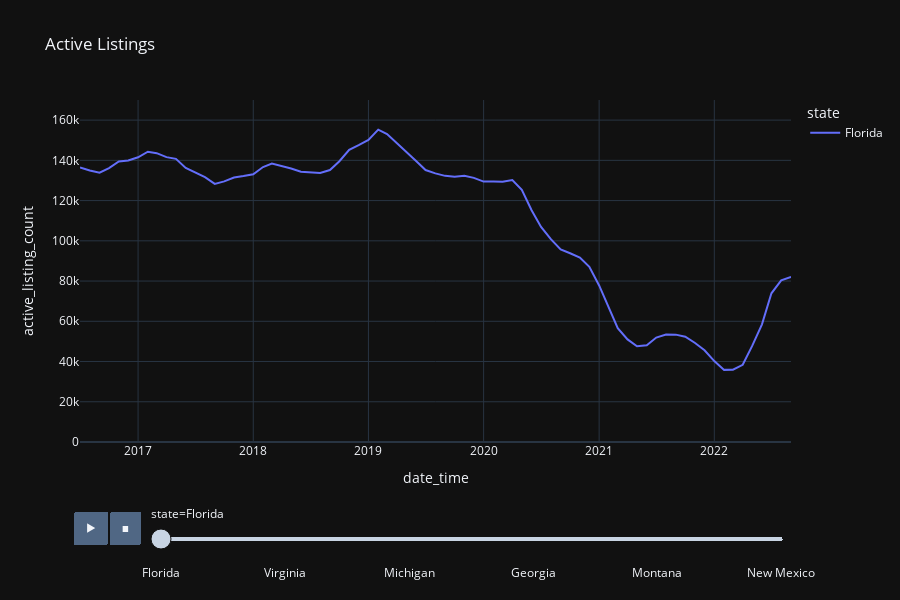

This figure's notebook cell:
### Code cell
#Active listings by state (year over year)

fig_month_price = px.line(data, 
                        x="date_time", 
                        y="active_listing_count", 
                        color="state", 
                        animation_frame= 'state',
                        height=600,
                        template='plotly_dark', 
                        title="Active Listings"
                        )
fig_month_price.update_layout(yaxis={'categoryorder':'total ascending'},
                            yaxis_range=[0,170000]
                            )
fig_month_price.show()

### Figure 1 — Plotly figure (JSON) as saved in the notebook; plotly's stock layout.template omitted (floating-point values rounded to 4 significant figures)
{"data": [{"hovertemplate": "state=Florida<br>date_time=%{x}<br>active_listing_count=%{y}<extra></extra>", "legendgroup": "Florida", "line": {"color": "#636efa", "dash": "solid"}, "marker": {"symbol": "circle"}, "mode": "lines", "name": "Florida", "orientation": "v", "showlegend": true, "type": "scatter", "x": ["2022-09-01", "2022-08-01", "2022-07-01", "2022-06-01", "2022-05-01", "2022-04-01", "2022-03-01", "2022-02-01", "2022-01-01", "2021-12-01", "2021-11-01", "2021-10-01", "2021-09-01", "2021-08-01", "2021-07-01", "2021-06-01", "2021-05-01", "2021-04-01", "2021-03-01", "2021-02-01", "2021-01-01", "2020-12-01", "2020-11-01", "2020-10-01", "2020-09-01", "2020-08-01", "2020-07-01", "2020-06-01", "2020-05-01", "2020-04-01", "2020-03-01", "2020-02-01", "2020-01-01", "2019-12-01", "2019-11-01", "2019-10-01", "2019-09-01", "2019-08-01", "2019-07-01", "2019-06-01", "2019-05-01", "2019-04-01", "2019-03-01", "2019-02-01", "2019-01-01", "2018-12-01", "2018-11-01", "2018-10-01", "2018-09-01", "2018-08-01", "2018-07-01", "2018-06-01", "2018-05-01", "2018-04-01", "2018-03-01", "2018-02-01", "2018-01-01", "2017-12-01", "2017-11-01", "2017-10-01", "2017-09-01", "2017-08-01", "2017-07-01", "2017-06-01", "2017-05-01", "2017-04-01", "2017-03-01", "2017-02-01", "2017-01-01", "2016-12-01", "2016-11-01", "2016-10-01", "2016-09-01", "2016-08-01", "2016-07-01"], "xaxis": "x", "y": [82103, 80342, 73912, 58506, 47779, 38366, 35926, 35856, 40233, 45567, 49219, 52329, 53364, 53428, 51898, 48073, 47617, 51006, 56559, 66516, 77807, 87084, 91677, 93827, 95678, 100832, 106869, 115214, 125378, 130248, 129340, 129478, 129440, 131281, 132393, 131820, 132299, 133532, 135193, 139682, 144150, 148935, 153031, 155274, 150186, 147583, 145205, 139545, 135207, 133709, 134104, 134346, 135932, 137228, 138395, 136675, 133053, 132202, 131495, 129555, 128287, 131617, 133872, 136258, 140754, 141605, 143572, 144288, 141544, 139922, 139429, 136171, 133862, 134969, 136469], "yaxis": "y"}], "layout": {"height": 600, "legend": {"title": {"text": "state"}, "tracegroupgap": 0}, "sliders": [{"active": 0, "currentvalue": {"prefix": "state="}, "len": 0.9, "pad": {"b": 10, "t": 60}, "steps": [{"args": [["Florida"], {"frame": {"duration": 0, "redraw": false}, "fromcurrent": true, "mode": "immediate", "transition": {"duration": 0, "easing": "linear"}}], "label": "Florida", "method": "animate"}, {"args": [["Iowa"], {"frame": {"duration": 0, "redraw": false}, "fromcurrent": true, "mode": "immediate", "transition": {"duration": 0, "easing": "linear"}}], "label": "Iowa", "method": "animate"}, {"args": [["Utah"], {"frame": {"duration": 0, "redraw": false}, "fromcurrent": true, "mode": "immediate", "transition": {"duration": 0, "easing": "linear"}}], "label": "Utah", "method": "animate"}, {"args": [["Maryland"], {"frame": {"duration": 0, "redraw": false}, "fromcurrent": true, "mode": "immediate", "transition": {"duration": 0, "easing": "linear"}}], "label": "Maryland", "method": "animate"}, {"args": [["Indiana"], {"frame": {"duration": 0, "redraw": false}, "fromcurrent": true, "mode": "immediate", "transition": {"duration": 0, "easing": "linear"}}], "label": "Indiana", "method": "animate"}, {"args": [["Massachusetts"], {"frame": {"duration": 0, "redraw": false}, "fromcurrent": true, "mode": "immediate", "transition": {"duration": 0, "easing": "linear"}}], "label": "Massachusetts", "method": "animate"}, {"args": [["Ohio"], {"frame": {"duration": 0, "redraw": false}, "fromcurrent": true, "mode": "immediate", "transition": {"duration": 0, "easing": "linear"}}], "label": "Ohio", "method": "animate"}, {"args": [["North Dakota"], {"frame": {"duration": 0, "redraw": false}, "fromcurrent": true, "mode": "immediate", "transition": {"duration": 0, "easing": "linear"}}], "label": "North Dakota", "method": "animate"}, {"args": [["Wisconsin"], {"frame": {"duration": 0, "redraw": false}, "fromcurrent": true, "mode": "immediate", "transition": {"duration": 0, "easing": "linear"}}], "label": "Wisconsin", "method": "animate"}, {"args": [["Pennsylvania"], {"frame": {"duration": 0, "redraw": false}, "fromcurrent": true, "mode": "immediate", "transition": {"duration": 0, "easing": "linear"}}], "label": "Pennsylvania", "method": "animate"}, {"args": [["Virginia"], {"frame": {"duration": 0, "redraw": false}, "fromcurrent": true, "mode": "immediate", "transition": {"duration": 0, "easing": "linear"}}], "label": "Virginia", "method": "animate"}, {"args": [["Delaware"], {"frame": {"duration": 0, "redraw": false}, "fromcurrent": true, "mode": "immediate", "transition": {"duration": 0, "easing": "linear"}}], "label": "Delaware", "method": "animate"}, {"args": [["Illinois"], {"frame": {"duration": 0, "redraw": false}, "fromcurrent": true, "mode": "immediate", "transition": {"duration": 0, "easing": "linear"}}], "label": "Illinois", "method": "animate"}, {"args": [["Texas"], {"frame": {"duration": 0, "redraw": false}, "fromcurrent": true, "mode": "immediate", "transition": {"duration": 0, "easing": "linear"}}], "label": "Texas", "method": "animate"}, {"args": [["New Hampshire"], {"frame": {"duration": 0, "redraw": false}, "fromcurrent": true, "mode": "immediate", "transition": {"duration": 0, "easing": "linear"}}], "label": "New Hampshire", "method": "animate"}, {"args": [["Wyoming"], {"frame": {"duration": 0, "redraw": false}, "fromcurrent": true, "mode": "immediate", "transition": {"duration": 0, "easing": "linear"}}], "label": "Wyoming", "method": "animate"}, {"args": [["Arkansas"], {"frame": {"duration": 0, "redraw": false}, "fromcurrent": true, "mode": "immediate", "transition": {"duration": 0, "easing": "linear"}}], "label": "Arkansas", "method": "animate"}, {"args": [["South Carolina"], {"frame": {"duration": 0, "redraw": false}, "fromcurrent": true, "mode": "immediate", "transition": {"duration": 0, "easing": "linear"}}], "label": "South Carolina", "method": "animate"}, {"args": [["Missouri"], {"frame": {"duration": 0, "redraw": false}, "fromcurrent": true, "mode": "immediate", "transition": {"duration": 0, "easing": "linear"}}], "label": "Missouri", "method": "animate"}, {"args": [["Rhode Island"], {"frame": {"duration": 0, "redraw": false}, "fromcurrent": true, "mode": "immediate", "transition": {"duration": 0, "easing": "linear"}}], "label": "Rhode Island", "method": "animate"}, {"args": [["Michigan"], {"frame": {"duration": 0, "redraw": false}, "fromcurrent": true, "mode": "immediate", "transition": {"duration": 0, "easing": "linear"}}], "label": "Michigan", "method": "animate"}, {"args": [["South Dakota"], {"frame": {"duration": 0, "redraw": false}, "fromcurrent": true, "mode": "immediate", "transition": {"duration": 0, "easing": "linear"}}], "label": "South Dakota", "method": "animate"}, {"args": [["Alabama"], {"frame": {"duration": 0, "redraw": false}, "fromcurrent": true, "mode": "immediate", "transition": {"duration": 0, "easing": "linear"}}], "label": "Alabama", "method": "animate"}, {"args": [["Louisiana"], {"frame": {"duration": 0, "redraw": false}, "fromcurrent": true, "mode": "immediate", "transition": {"duration": 0, "easing": "linear"}}], "label": "Louisiana", "method": "animate"}, {"args": [["Nebraska"], {"frame": {"duration": 0, "redraw": false}, "fromcurrent": true, "mode": "immediate", "transition": {"duration": 0, "easing": "linear"}}], "label": "Nebraska", "method": "animate"}, {"args": [["Mississippi"], {"frame": {"duration": 0, "redraw": false}, "fromcurrent": true, "mode": "immediate", "transition": {"duration": 0, "easing": "linear"}}], "label": "Mississippi", "method": "animate"}, {"args": [["Tennessee"], {"frame": {"duration": 0, "redraw": false}, "fromcurrent": true, "mode": "immediate", "transition": {"duration": 0, "easing": "linear"}}], "label": "Tennessee", "method": "animate"}, {"args": [["Nevada"], {"frame": {"duration": 0, "redraw": false}, "fromcurrent": true, "mode": "immediate", "transition": {"duration": 0, "easing": "linear"}}], "label": "Nevada", "method": "animate"}, {"args": [["New York"], {"frame": {"duration": 0, "redraw": false}, "fromcurrent": true, "mode": "immediate", "transition": {"duration": 0, "easing": "linear"}}], "label": "New York", "method": "animate"}, {"args": [["Connecticut"], {"frame": {"duration": 0, "redraw": false}, "fromcurrent": true, "mode": "immediate", "transition": {"duration": 0, "easing": "linear"}}], "label": "Connecticut", "method": "animate"}, {"args": [["Georgia"], {"frame": {"duration": 0, "redraw": false}, "fromcurrent": true, "mode": "immediate", "transition": {"duration": 0, "easing": "linear"}}], "label": "Georgia", "method": "animate"}, {"args": [["Alaska"], {"frame": {"duration": 0, "redraw": false}, "fromcurrent": true, "mode": "immediate", "transition": {"duration": 0, "easing": "linear"}}], "label": "Alaska", "method": "animate"}, {"args": [["Arizona"], {"frame": {"duration": 0, "redraw": false}, "fromcurrent": true, "mode": "immediate", "transition": {"duration": 0, "easing": "linear"}}], "label": "Arizona", "method": "animate"}, {"args": [["Hawaii"], {"frame": {"duration": 0, "redraw": false}, "fromcurrent": true, "mode": "immediate", "transition": {"duration": 0, "easing": "linear"}}], "label": "Hawaii", "method": "animate"}, {"args": [["Maine"], {"frame": {"duration": 0, "redraw": false}, "fromcurrent": true, "mode": "immediate", "transition": {"duration": 0, "easing": "linear"}}], "label": "Maine", "method": "animate"}, {"args": [["New Jersey"], {"frame": {"duration": 0, "redraw": false}, "fromcurrent": true, "mode": "immediate", "transition": {"duration": 0, "easing": "linear"}}], "label": "New Jersey", "method": "animate"}, {"args": [["Kansas"], {"frame": {"duration": 0, "redraw": false}, "fromcurrent": true, "mode": "immediate", "transition": {"duration": 0, "easing": "linear"}}], "label": "Kansas", "method": "animate"}, {"args": [["Colorado"], {"frame": {"duration": 0, "redraw": false}, "fromcurrent": true, "mode": "immediate", "transition": {"duration": 0, "easing": "linear"}}], "label": "Colorado", "method": "animate"}, {"args": [["Oklahoma"], {"frame": {"duration": 0, "redraw": false}, "fromcurrent": true, "mode": "immediate", "transition": {"duration": 0, "easing": "linear"}}], "label": "Oklahoma", "method": "animate"}, {"args": [["Idaho"], {"frame": {"duration": 0, "redraw": false}, "fromcurrent": true, "mode": "immediate", "transition": {"duration": 0, "easing": "linear"}}], "label": "Idaho", "method": "animate"}, {"args": [["Montana"], {"frame": {"duration": 0, "redraw": false}, "fromcurrent": true, "mode": "immediate", "transition": {"duration": 0, "easing": "linear"}}], "label": "Montana", "method": "animate"}, {"args": [["West Virginia"], {"frame": {"duration": 0, "redraw": false}, "fromcurrent": true, "mode": "immediate", "transition": {"duration": 0, "easing": "linear"}}], "label": "West Virginia", "method": "animate"}, {"args": [["Minnesota"], {"frame": {"duration": 0, "redraw": false}, "fromcurrent": true, "mode": "immediate", "transition": {"duration": 0, "easing": "linear"}}], "label": "Minnesota", "method": "animate"}, {"args": [["Kentucky"], {"frame": {"duration": 0, "redraw": false}, "fromcurrent": true, "mode": "immediate", "transition": {"duration": 0, "easing": "linear"}}], "label": "Kentucky", "method": "animate"}, {"args": [["North Carolina"], {"frame": {"duration": 0, "redraw": false}, "fromcurrent": true, "mode": "immediate", "transition": {"duration": 0, "easing": "linear"}}], "label": "North Carolina", "method": "animate"}, {"args": [["Oregon"], {"frame": {"duration": 0, "redraw": false}, "fromcurrent": true, "mode": "immediate", "transition": {"duration": 0, "easing": "linear"}}], "label": "Oregon", "method": "animate"}, {"args": [["Washington"], {"frame": {"duration": 0, "redraw": false}, "fromcurrent": true, "mode": "immediate", "transition": {"duration": 0, "easing": "linear"}}], "label": "Washington", "method": "animate"}, {"args": [["Vermont"], {"frame": {"duration": 0, "redraw": false}, "fromcurrent": true, "mode": "immediate", "transition": {"duration": 0, "easing": "linear"}}], "label": "Vermont", "method": "animate"}, {"args": [["California"], {"frame": {"duration": 0, "redraw": false}, "fromcurrent": true, "mode": "immediate", "transition": {"duration": 0, "easing": "linear"}}], "label": "California", "method": "animate"}, {"args": [["District of Columbia"], {"frame": {"duration": 0, "redraw": false}, "fromcurrent": true, "mode": "immediate", "transition": {"duration": 0, "easing": "linear"}}], "label": "District of Columbia", "method": "animate"}, {"args": [["New Mexico"], {"frame": {"duration": 0, "redraw": false}, "fromcurrent": true, "mode": "immediate", "transition": {"duration": 0, "easing": "linear"}}], "label": "New Mexico", "method": "animate"}], "x": 0.1, "xanchor": "left", "y": 0, "yanchor": "top"}], "title": {"text": "Active Listings"}, "updatemenus": [{"buttons": [{"args": [null, {"frame": {"duration": 500, "redraw": false}, "fromcurrent": true, "mode": "immediate", "transition": {"duration": 500, "easing": "linear"}}], "label": "&#9654;", "method": "animate"}, {"args": [[null], {"frame": {"duration": 0, "redraw": false}, "fromcurrent": true, "mode": "immediate", "transition": {"duration": 0, "easing": "linear"}}], "label": "&#9724;", "method": "animate"}], "direction": "left", "pad": {"r": 10, "t": 70}, "showactive": false, "type": "buttons", "x": 0.1, "xanchor": "right", "y": 0, "yanchor": "top"}], "xaxis": {"anchor": "y", "domain": [0, 1], "title": {"text": "date_time"}}, "yaxis": {"anchor": "x", "categoryorder": "total ascending", "domain": [0, 1], "range": [0, 170000], "title": {"text": "active_listing_count"}}}}
